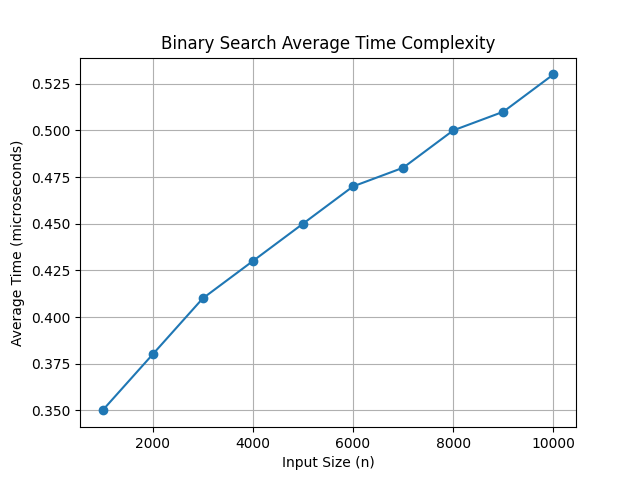

This chart was generated by the following Python code:
import matplotlib.pyplot as plt

n = [1000, 2000, 3000, 4000, 5000, 6000, 7000, 8000, 9000, 10000]

avg_time_binary = [0.35, 0.38, 0.41, 0.43, 0.45, 0.47, 0.48, 0.50, 0.51, 0.53]

plt.figure()
plt.plot(n, avg_time_binary, marker='o')
plt.xlabel("Input Size (n)")
plt.ylabel("Average Time (microseconds)")
plt.title("Binary Search Average Time Complexity")
plt.grid(True)
plt.show()
